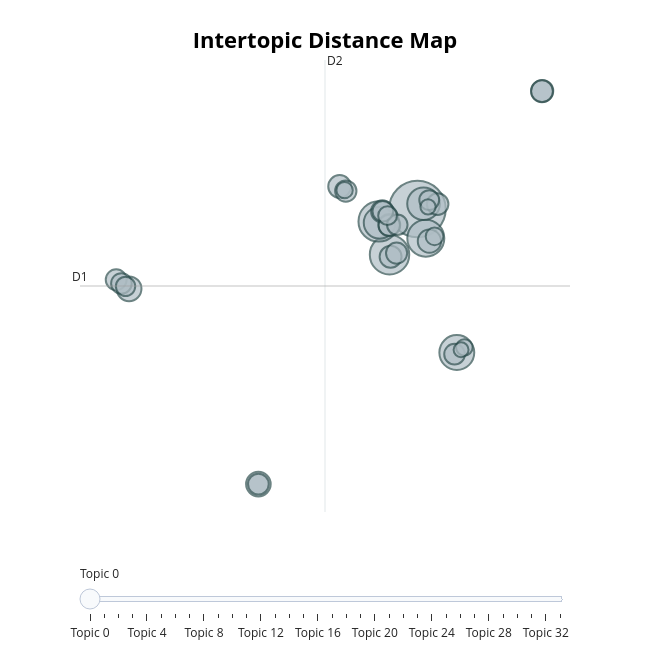

The notebook cell saved with this chart:
### Markdown cell above
Visualizations

### Code cell
topic_model.visualize_topics(custom_labels=True)

### Figure 1 — Plotly figure (JSON) as saved in the notebook; plotly's stock layout.template omitted (floating-point values rounded to 4 significant figures)
{"data": [{"customdata": [[0, "0_democracia_presídio_prisão", 844], [1, "1_sexual_educação_sexualidade", 410], [2, "2_social_afetar_depressão", 430], [3, "3_ciência_científico_vacinação", 361], [4, "4_racismo_negro_racial", 321], [5, "5_preconceito_racismo_discriminação", 281], [6, "6_arma_armamento_homicídio", 265], [7, "7_esporte_esportivo_esportista", 162], [8, "8_agrotóxico_agroquímico_pesticida", 160], [9, "9_automedicação_automedicar_medicação", 143], [10, "10_privatização_saneamento_privatizar", 137], [11, "11_amazônia_amazônico_desmatamento", 132], [12, "12_humanizado_parto_humanização", 127], [13, "13_educação_educacional_ensino", 127], [14, "14_autismo_autista_autisto", 123], [15, "15_pandemia_isolamento_coronavírus", 124], [16, "16_saúde_hospital_atender", 120], [17, "17_analfabetismo_alfabetização_alfabetizar", 118], [18, "18_influencer_influenciador_influencers", 121], [19, "19_reforma_educação_médio", 126], [20, "20_feminicídio_machismo_violência", 115], [21, "21_fome_pobreza_pobre", 113], [22, "22_fake_falso_news", 111], [23, "23_ambiental_impacto_poluição", 112], [24, "24_religioso_religião_intolerância", 104], [25, "25_feminismo_igualdade_equidade", 112], [26, "26_atleta_testosterona_atletismo", 99], [27, "27_indígena_indígeno_território", 112], [28, "28_suicídio_suicida_suicidar", 93], [29, "29_previdenciário_aposentadoria_previdência", 82], [30, "30_histórico_patrimônio_museu", 72], [31, "31_beleza_estética_estético", 70], [32, "32_cinema_cinematográfico_filme", 62], [33, "33_liberdade_livre_privacidade", 59]], "hovertemplate": "<b>Topic %{customdata[0]}</b><br>%{customdata[1]}<br>Size: %{customdata[2]}", "legendgroup": "", "marker": {"color": "#B0BEC5", "line": {"color": "DarkSlateGrey", "width": 2}, "size": [844, 410, 430, 361, 321, 281, 265, 162, 160, 143, 137, 132, 127, 127, 123, 124, 120, 118, 121, 126, 115, 113, 111, 112, 104, 112, 99, 112, 93, 82, 72, 70, 62, 59], "sizemode": "area", "sizeref": 0.5275, "symbol": "circle"}, "mode": "markers", "name": "", "orientation": "v", "showlegend": false, "type": "scatter", "x": [2.889, 1.545, 1.022, 3.291, 4.783, 3.182, 1.068, -10.99, -4.767, 3.465, -0.8562, 1.198, 1.596, 8.896, 3.86, 1.536, -0.5601, 1.884, 1.531, 8.88, -11.61, -4.767, 1.918, 1.223, 3.455, -11.36, -11.16, 4.673, 1.45, 3.711, 5.145, -0.6172, 3.398, 4.988], "xaxis": "x", "y": [6.107, 2.974, 5.26, 4.107, -3.737, 6.469, 5.162, 0.6361, -12.76, 3.906, 7.656, 5.947, 2.831, 14.2, 6.446, 5.019, 7.34, 3.084, 4.99, 14.19, 1.257, -12.76, 5.034, 5.96, 6.724, 1.005, 0.8055, -3.847, 5.656, 4.232, -3.388, 7.405, 6.259, -3.543], "yaxis": "y"}], "layout": {"annotations": [{"showarrow": false, "text": "D1", "x": -13.35, "y": 0.8284, "yshift": 10}, {"showarrow": false, "text": "D2", "x": -1.561, "xshift": 10, "y": 16.33}], "height": 650, "hoverlabel": {"bgcolor": "white", "font": {"family": "Rockwell", "size": 16}}, "legend": {"itemsizing": "constant", "tracegroupgap": 0}, "margin": {"t": 60}, "shapes": [{"line": {"color": "#CFD8DC", "width": 2}, "type": "line", "x0": -1.561, "x1": -1.561, "y0": -14.68, "y1": 16.33}, {"line": {"color": "#9E9E9E", "width": 2}, "type": "line", "x0": -13.35, "x1": 10.23, "y0": 0.8284, "y1": 0.8284}], "sliders": [{"active": 0, "pad": {"t": 50}, "steps": [{"args": [{"marker.color": [["red", "#B0BEC5", "#B0BEC5", "#B0BEC5", "#B0BEC5", "#B0BEC5", "#B0BEC5", "#B0BEC5", "#B0BEC5", "#B0BEC5", "#B0BEC5", "#B0BEC5", "#B0BEC5", "#B0BEC5", "#B0BEC5", "#B0BEC5", "#B0BEC5", "#B0BEC5", "#B0BEC5", "#B0BEC5", "#B0BEC5", "#B0BEC5", "#B0BEC5", "#B0BEC5", "#B0BEC5", "#B0BEC5", "#B0BEC5", "#B0BEC5", "#B0BEC5", "#B0BEC5", "#B0BEC5", "#B0BEC5", "#B0BEC5", "#B0BEC5"]]}], "label": "Topic 0", "method": "update"}, {"args": [{"marker.color": [["#B0BEC5", "red", "#B0BEC5", "#B0BEC5", "#B0BEC5", "#B0BEC5", "#B0BEC5", "#B0BEC5", "#B0BEC5", "#B0BEC5", "#B0BEC5", "#B0BEC5", "#B0BEC5", "#B0BEC5", "#B0BEC5", "#B0BEC5", "#B0BEC5", "#B0BEC5", "#B0BEC5", "#B0BEC5", "#B0BEC5", "#B0BEC5", "#B0BEC5", "#B0BEC5", "#B0BEC5", "#B0BEC5", "#B0BEC5", "#B0BEC5", "#B0BEC5", "#B0BEC5", "#B0BEC5", "#B0BEC5", "#B0BEC5", "#B0BEC5"]]}], "label": "Topic 1", "method": "update"}, {"args": [{"marker.color": [["#B0BEC5", "#B0BEC5", "red", "#B0BEC5", "#B0BEC5", "#B0BEC5", "#B0BEC5", "#B0BEC5", "#B0BEC5", "#B0BEC5", "#B0BEC5", "#B0BEC5", "#B0BEC5", "#B0BEC5", "#B0BEC5", "#B0BEC5", "#B0BEC5", "#B0BEC5", "#B0BEC5", "#B0BEC5", "#B0BEC5", "#B0BEC5", "#B0BEC5", "#B0BEC5", "#B0BEC5", "#B0BEC5", "#B0BEC5", "#B0BEC5", "#B0BEC5", "#B0BEC5", "#B0BEC5", "#B0BEC5", "#B0BEC5", "#B0BEC5"]]}], "label": "Topic 2", "method": "update"}, {"args": [{"marker.color": [["#B0BEC5", "#B0BEC5", "#B0BEC5", "red", "#B0BEC5", "#B0BEC5", "#B0BEC5", "#B0BEC5", "#B0BEC5", "#B0BEC5", "#B0BEC5", "#B0BEC5", "#B0BEC5", "#B0BEC5", "#B0BEC5", "#B0BEC5", "#B0BEC5", "#B0BEC5", "#B0BEC5", "#B0BEC5", "#B0BEC5", "#B0BEC5", "#B0BEC5", "#B0BEC5", "#B0BEC5", "#B0BEC5", "#B0BEC5", "#B0BEC5", "#B0BEC5", "#B0BEC5", "#B0BEC5", "#B0BEC5", "#B0BEC5", "#B0BEC5"]]}], "label": "Topic 3", "method": "update"}, {"args": [{"marker.color": [["#B0BEC5", "#B0BEC5", "#B0BEC5", "#B0BEC5", "red", "#B0BEC5", "#B0BEC5", "#B0BEC5", "#B0BEC5", "#B0BEC5", "#B0BEC5", "#B0BEC5", "#B0BEC5", "#B0BEC5", "#B0BEC5", "#B0BEC5", "#B0BEC5", "#B0BEC5", "#B0BEC5", "#B0BEC5", "#B0BEC5", "#B0BEC5", "#B0BEC5", "#B0BEC5", "#B0BEC5", "#B0BEC5", "#B0BEC5", "#B0BEC5", "#B0BEC5", "#B0BEC5", "#B0BEC5", "#B0BEC5", "#B0BEC5", "#B0BEC5"]]}], "label": "Topic 4", "method": "update"}, {"args": [{"marker.color": [["#B0BEC5", "#B0BEC5", "#B0BEC5", "#B0BEC5", "#B0BEC5", "red", "#B0BEC5", "#B0BEC5", "#B0BEC5", "#B0BEC5", "#B0BEC5", "#B0BEC5", "#B0BEC5", "#B0BEC5", "#B0BEC5", "#B0BEC5", "#B0BEC5", "#B0BEC5", "#B0BEC5", "#B0BEC5", "#B0BEC5", "#B0BEC5", "#B0BEC5", "#B0BEC5", "#B0BEC5", "#B0BEC5", "#B0BEC5", "#B0BEC5", "#B0BEC5", "#B0BEC5", "#B0BEC5", "#B0BEC5", "#B0BEC5", "#B0BEC5"]]}], "label": "Topic 5", "method": "update"}, {"args": [{"marker.color": [["#B0BEC5", "#B0BEC5", "#B0BEC5", "#B0BEC5", "#B0BEC5", "#B0BEC5", "red", "#B0BEC5", "#B0BEC5", "#B0BEC5", "#B0BEC5", "#B0BEC5", "#B0BEC5", "#B0BEC5", "#B0BEC5", "#B0BEC5", "#B0BEC5", "#B0BEC5", "#B0BEC5", "#B0BEC5", "#B0BEC5", "#B0BEC5", "#B0BEC5", "#B0BEC5", "#B0BEC5", "#B0BEC5", "#B0BEC5", "#B0BEC5", "#B0BEC5", "#B0BEC5", "#B0BEC5", "#B0BEC5", "#B0BEC5", "#B0BEC5"]]}], "label": "Topic 6", "method": "update"}, {"args": [{"marker.color": [["#B0BEC5", "#B0BEC5", "#B0BEC5", "#B0BEC5", "#B0BEC5", "#B0BEC5", "#B0BEC5", "red", "#B0BEC5", "#B0BEC5", "#B0BEC5", "#B0BEC5", "#B0BEC5", "#B0BEC5", "#B0BEC5", "#B0BEC5", "#B0BEC5", "#B0BEC5", "#B0BEC5", "#B0BEC5", "#B0BEC5", "#B0BEC5", "#B0BEC5", "#B0BEC5", "#B0BEC5", "#B0BEC5", "#B0BEC5", "#B0BEC5", "#B0BEC5", "#B0BEC5", "#B0BEC5", "#B0BEC5", "#B0BEC5", "#B0BEC5"]]}], "label": "Topic 7", "method": "update"}, {"args": [{"marker.color": [["#B0BEC5", "#B0BEC5", "#B0BEC5", "#B0BEC5", "#B0BEC5", "#B0BEC5", "#B0BEC5", "#B0BEC5", "red", "#B0BEC5", "#B0BEC5", "#B0BEC5", "#B0BEC5", "#B0BEC5", "#B0BEC5", "#B0BEC5", "#B0BEC5", "#B0BEC5", "#B0BEC5", "#B0BEC5", "#B0BEC5", "#B0BEC5", "#B0BEC5", "#B0BEC5", "#B0BEC5", "#B0BEC5", "#B0BEC5", "#B0BEC5", "#B0BEC5", "#B0BEC5", "#B0BEC5", "#B0BEC5", "#B0BEC5", "#B0BEC5"]]}], "label": "Topic 8", "method": "update"}, {"args": [{"marker.color": [["#B0BEC5", "#B0BEC5", "#B0BEC5", "#B0BEC5", "#B0BEC5", "#B0BEC5", "#B0BEC5", "#B0BEC5", "#B0BEC5", "red", "#B0BEC5", "#B0BEC5", "#B0BEC5", "#B0BEC5", "#B0BEC5", "#B0BEC5", "#B0BEC5", "#B0BEC5", "#B0BEC5", "#B0BEC5", "#B0BEC5", "#B0BEC5", "#B0BEC5", "#B0BEC5", "#B0BEC5", "#B0BEC5", "#B0BEC5", "#B0BEC5", "#B0BEC5", "#B0BEC5", "#B0BEC5", "#B0BEC5", "#B0BEC5", "#B0BEC5"]]}], "label": "Topic 9", "method": "update"}, {"args": [{"marker.color": [["#B0BEC5", "#B0BEC5", "#B0BEC5", "#B0BEC5", "#B0BEC5", "#B0BEC5", "#B0BEC5", "#B0BEC5", "#B0BEC5", "#B0BEC5", "red", "#B0BEC5", "#B0BEC5", "#B0BEC5", "#B0BEC5", "#B0BEC5", "#B0BEC5", "#B0BEC5", "#B0BEC5", "#B0BEC5", "#B0BEC5", "#B0BEC5", "#B0BEC5", "#B0BEC5", "#B0BEC5", "#B0BEC5", "#B0BEC5", "#B0BEC5", "#B0BEC5", "#B0BEC5", "#B0BEC5", "#B0BEC5", "#B0BEC5", "#B0BEC5"]]}], "label": "Topic 10", "method": "update"}, {"args": [{"marker.color": [["#B0BEC5", "#B0BEC5", "#B0BEC5", "#B0BEC5", "#B0BEC5", "#B0BEC5", "#B0BEC5", "#B0BEC5", "#B0BEC5", "#B0BEC5", "#B0BEC5", "red", "#B0BEC5", "#B0BEC5", "#B0BEC5", "#B0BEC5", "#B0BEC5", "#B0BEC5", "#B0BEC5", "#B0BEC5", "#B0BEC5", "#B0BEC5", "#B0BEC5", "#B0BEC5", "#B0BEC5", "#B0BEC5", "#B0BEC5", "#B0BEC5", "#B0BEC5", "#B0BEC5", "#B0BEC5", "#B0BEC5", "#B0BEC5", "#B0BEC5"]]}], "label": "Topic 11", "method": "update"}, {"args": [{"marker.color": [["#B0BEC5", "#B0BEC5", "#B0BEC5", "#B0BEC5", "#B0BEC5", "#B0BEC5", "#B0BEC5", "#B0BEC5", "#B0BEC5", "#B0BEC5", "#B0BEC5", "#B0BEC5", "red", "#B0BEC5", "#B0BEC5", "#B0BEC5", "#B0BEC5", "#B0BEC5", "#B0BEC5", "#B0BEC5", "#B0BEC5", "#B0BEC5", "#B0BEC5", "#B0BEC5", "#B0BEC5", "#B0BEC5", "#B0BEC5", "#B0BEC5", "#B0BEC5", "#B0BEC5", "#B0BEC5", "#B0BEC5", "#B0BEC5", "#B0BEC5"]]}], "label": "Topic 12", "method": "update"}, {"args": [{"marker.color": [["#B0BEC5", "#B0BEC5", "#B0BEC5", "#B0BEC5", "#B0BEC5", "#B0BEC5", "#B0BEC5", "#B0BEC5", "#B0BEC5", "#B0BEC5", "#B0BEC5", "#B0BEC5", "#B0BEC5", "red", "#B0BEC5", "#B0BEC5", "#B0BEC5", "#B0BEC5", "#B0BEC5", "#B0BEC5", "#B0BEC5", "#B0BEC5", "#B0BEC5", "#B0BEC5", "#B0BEC5", "#B0BEC5", "#B0BEC5", "#B0BEC5", "#B0BEC5", "#B0BEC5", "#B0BEC5", "#B0BEC5", "#B0BEC5", "#B0BEC5"]]}], "label": "Topic 13", "method": "update"}, {"args": [{"marker.color": [["#B0BEC5", "#B0BEC5", "#B0BEC5", "#B0BEC5", "#B0BEC5", "#B0BEC5", "#B0BEC5", "#B0BEC5", "#B0BEC5", "#B0BEC5", "#B0BEC5", "#B0BEC5", "#B0BEC5", "#B0BEC5", "red", "#B0BEC5", "#B0BEC5", "#B0BEC5", "#B0BEC5", "#B0BEC5", "#B0BEC5", "#B0BEC5", "#B0BEC5", "#B0BEC5", "#B0BEC5", "#B0BEC5", "#B0BEC5", "#B0BEC5", "#B0BEC5", "#B0BEC5", "#B0BEC5", "#B0BEC5", "#B0BEC5", "#B0BEC5"]]}], "label": "Topic 14", "method": "update"}, {"args": [{"marker.color": [["#B0BEC5", "#B0BEC5", "#B0BEC5", "#B0BEC5", "#B0BEC5", "#B0BEC5", "#B0BEC5", "#B0BEC5", "#B0BEC5", "#B0BEC5", "#B0BEC5", "#B0BEC5", "#B0BEC5", "#B0BEC5", "#B0BEC5", "red", "#B0BEC5", "#B0BEC5", "#B0BEC5", "#B0BEC5", "#B0BEC5", "#B0BEC5", "#B0BEC5", "#B0BEC5", "#B0BEC5", "#B0BEC5", "#B0BEC5", "#B0BEC5", "#B0BEC5", "#B0BEC5", "#B0BEC5", "#B0BEC5", "#B0BEC5", "#B0BEC5"]]}], "label": "Topic 15", "method": "update"}, {"args": [{"marker.color": [["#B0BEC5", "#B0BEC5", "#B0BEC5", "#B0BEC5", "#B0BEC5", "#B0BEC5", "#B0BEC5", "#B0BEC5", "#B0BEC5", "#B0BEC5", "#B0BEC5", "#B0BEC5", "#B0BEC5", "#B0BEC5", "#B0BEC5", "#B0BEC5", "red", "#B0BEC5", "#B0BEC5", "#B0BEC5", "#B0BEC5", "#B0BEC5", "#B0BEC5", "#B0BEC5", "#B0BEC5", "#B0BEC5", "#B0BEC5", "#B0BEC5", "#B0BEC5", "#B0BEC5", "#B0BEC5", "#B0BEC5", "#B0BEC5", "#B0BEC5"]]}], "label": "Topic 16", "method": "update"}, {"args": [{"marker.color": [["#B0BEC5", "#B0BEC5", "#B0BEC5", "#B0BEC5", "#B0BEC5", "#B0BEC5", "#B0BEC5", "#B0BEC5", "#B0BEC5", "#B0BEC5", "#B0BEC5", "#B0BEC5", "#B0BEC5", "#B0BEC5", "#B0BEC5", "#B0BEC5", "#B0BEC5", "red", "#B0BEC5", "#B0BEC5", "#B0BEC5", "#B0BEC5", "#B0BEC5", "#B0BEC5", "#B0BEC5", "#B0BEC5", "#B0BEC5", "#B0BEC5", "#B0BEC5", "#B0BEC5", "#B0BEC5", "#B0BEC5", "#B0BEC5", "#B0BEC5"]]}], "label": "Topic 17", "method": "update"}, {"args": [{"marker.color": [["#B0BEC5", "#B0BEC5", "#B0BEC5", "#B0BEC5", "#B0BEC5", "#B0BEC5", "#B0BEC5", "#B0BEC5", "#B0BEC5", "#B0BEC5", "#B0BEC5", "#B0BEC5", "#B0BEC5", "#B0BEC5", "#B0BEC5", "#B0BEC5", "#B0BEC5", "#B0BEC5", "red", "#B0BEC5", "#B0BEC5", "#B0BEC5", "#B0BEC5", "#B0BEC5", "#B0BEC5", "#B0BEC5", "#B0BEC5", "#B0BEC5", "#B0BEC5", "#B0BEC5", "#B0BEC5", "#B0BEC5", "#B0BEC5", "#B0BEC5"]]}], "label": "Topic 18", "method": "update"}, {"args": [{"marker.color": [["#B0BEC5", "#B0BEC5", "#B0BEC5", "#B0BEC5", "#B0BEC5", "#B0BEC5", "#B0BEC5", "#B0BEC5", "#B0BEC5", "#B0BEC5", "#B0BEC5", "#B0BEC5", "#B0BEC5", "#B0BEC5", "#B0BEC5", "#B0BEC5", "#B0BEC5", "#B0BEC5", "#B0BEC5", "red", "#B0BEC5", "#B0BEC5", "#B0BEC5", "#B0BEC5", "#B0BEC5", "#B0BEC5", "#B0BEC5", "#B0BEC5", "#B0BEC5", "#B0BEC5", "#B0BEC5", "#B0BEC5", "#B0BEC5", "#B0BEC5"]]}], "label": "Topic 19", "method": "update"}, {"args": [{"marker.color": [["#B0BEC5", "#B0BEC5", "#B0BEC5", "#B0BEC5", "#B0BEC5", "#B0BEC5", "#B0BEC5", "#B0BEC5", "#B0BEC5", "#B0BEC5", "#B0BEC5", "#B0BEC5", "#B0BEC5", "#B0BEC5", "#B0BEC5", "#B0BEC5", "#B0BEC5", "#B0BEC5", "#B0BEC5", "#B0BEC5", "red", "#B0BEC5", "#B0BEC5", "#B0BEC5", "#B0BEC5", "#B0BEC5", "#B0BEC5", "#B0BEC5", "#B0BEC5", "#B0BEC5", "#B0BEC5", "#B0BEC5", "#B0BEC5", "#B0BEC5"]]}], "label": "Topic 20", "method": "update"}, {"args": [{"marker.color": [["#B0BEC5", "#B0BEC5", "#B0BEC5", "#B0BEC5", "#B0BEC5", "#B0BEC5", "#B0BEC5", "#B0BEC5", "#B0BEC5", "#B0BEC5", "#B0BEC5", "#B0BEC5", "#B0BEC5", "#B0BEC5", "#B0BEC5", "#B0BEC5", "#B0BEC5", "#B0BEC5", "#B0BEC5", "#B0BEC5", "#B0BEC5", "red", "#B0BEC5", "#B0BEC5", "#B0BEC5", "#B0BEC5", "#B0BEC5", "#B0BEC5", "#B0BEC5", "#B0BEC5", "#B0BEC5", "#B0BEC5", "#B0BEC5", "#B0BEC5"]]}], "label": "Topic 21", "method": "update"}, {"args": [{"marker.color": [["#B0BEC5", "#B0BEC5", "#B0BEC5", "#B0BEC5", "#B0BEC5", "#B0BEC5", "#B0BEC5", "#B0BEC5", "#B0BEC5", "#B0BEC5", "#B0BEC5", "#B0BEC5", "#B0BEC5", "#B0BEC5", "#B0BEC5", "#B0BEC5", "#B0BEC5", "#B0BEC5", "#B0BEC5", "#B0BEC5", "#B0BEC5", "#B0BEC5", "red", "#B0BEC5", "#B0BEC5", "#B0BEC5", "#B0BEC5", "#B0BEC5", "#B0BEC5", "#B0BEC5", "#B0BEC5", "#B0BEC5", "#B0BEC5", "#B0BEC5"]]}], "label": "Topic 22", "method": "update"}, {"args": [{"marker.color": [["#B0BEC5", "#B0BEC5", "#B0BEC5", "#B0BEC5", "#B0BEC5", "#B0BEC5", "#B0BEC5", "#B0BEC5", "#B0BEC5", "#B0BEC5", "#B0BEC5", "#B0BEC5", "#B0BEC5", "#B0BEC5", "#B0BEC5", "#B0BEC5", "#B0BEC5", "#B0BEC5", "#B0BEC5", "#B0BEC5", "#B0BEC5", "#B0BEC5", "#B0BEC5", "red", "#B0BEC5", "#B0BEC5", "#B0BEC5", "#B0BEC5", "#B0BEC5", "#B0BEC5", "#B0BEC5", "#B0BEC5", "#B0BEC5", "#B0BEC5"]]}], "label": "Topic 23", "method": "update"}, {"args": [{"marker.color": [["#B0BEC5", "#B0BEC5", "#B0BEC5", "#B0BEC5", "#B0BEC5", "#B0BEC5", "#B0BEC5", "#B0BEC5", "#B0BEC5", "#B0BEC5", "#B0BEC5", "#B0BEC5", "#B0BEC5", "#B0BEC5", "#B0BEC5", "#B0BEC5", "#B0BEC5", "#B0BEC5", "#B0BEC5", "#B0BEC5", "#B0BEC5", "#B0BEC5", "#B0BEC5", "#B0BEC5", "red", "#B0BEC5", "#B0BEC5", "#B0BEC5", "#B0BEC5", "#B0BEC5", "#B0BEC5", "#B0BEC5", "#B0BEC5", "#B0BEC5"]]}], "label": "Topic 24", "method": "update"}, {"args": [{"marker.color": [["#B0BEC5", "#B0BEC5", "#B0BEC5", "#B0BEC5", "#B0BEC5", "#B0BEC5", "#B0BEC5", "#B0BEC5", "#B0BEC5", "#B0BEC5", "#B0BEC5", "#B0BEC5", "#B0BEC5", "#B0BEC5", "#B0BEC5", "#B0BEC5", "#B0BEC5", "#B0BEC5", "#B0BEC5", "#B0BEC5", "#B0BEC5", "#B0BEC5", "#B0BEC5", "#B0BEC5", "#B0BEC5", "red", "#B0BEC5", "#B0BEC5", "#B0BEC5", "#B0BEC5", "#B0BEC5", "#B0BEC5", "#B0BEC5", "#B0BEC5"]]}], "label": "Topic 25", "method": "update"}, {"args": [{"marker.color": [["#B0BEC5", "#B0BEC5", "#B0BEC5", "#B0BEC5", "#B0BEC5", "#B0BEC5", "#B0BEC5", "#B0BEC5", "#B0BEC5", "#B0BEC5", "#B0BEC5", "#B0BEC5", "#B0BEC5", "#B0BEC5", "#B0BEC5", "#B0BEC5", "#B0BEC5", "#B0BEC5", "#B0BEC5", "#B0BEC5", "#B0BEC5", "#B0BEC5", "#B0BEC5", "#B0BEC5", "#B0BEC5", "#B0BEC5", "red", "#B0BEC5", "#B0BEC5", "#B0BEC5", "#B0BEC5", "#B0BEC5", "#B0BEC5", "#B0BEC5"]]}], "label": "Topic 26", "method": "update"}, {"args": [{"marker.color": [["#B0BEC5", "#B0BEC5", "#B0BEC5", "#B0BEC5", "#B0BEC5", "#B0BEC5", "#B0BEC5", "#B0BEC5", "#B0BEC5", "#B0BEC5", "#B0BEC5", "#B0BEC5", "#B0BEC5", "#B0BEC5", "#B0BEC5", "#B0BEC5", "#B0BEC5", "#B0BEC5", "#B0BEC5", "#B0BEC5", "#B0BEC5", "#B0BEC5", "#B0BEC5", "#B0BEC5", "#B0BEC5", "#B0BEC5", "#B0BEC5", "red", "#B0BEC5", "#B0BEC5", "#B0BEC5", "#B0BEC5", "#B0BEC5", "#B0BEC5"]]}], "label": "Topic 27", "method": "update"}, {"args": [{"marker.color": [["#B0BEC5", "#B0BEC5", "#B0BEC5", "#B0BEC5", "#B0BEC5", "#B0BEC5", "#B0BEC5", "#B0BEC5", "#B0BEC5", "#B0BEC5", "#B0BEC5", "#B0BEC5", "#B0BEC5", "#B0BEC5", "#B0BEC5", "#B0BEC5", "#B0BEC5", "#B0BEC5", "#B0BEC5", "#B0BEC5", "#B0BEC5", "#B0BEC5", "#B0BEC5", "#B0BEC5", "#B0BEC5", "#B0BEC5", "#B0BEC5", "#B0BEC5", "red", "#B0BEC5", "#B0BEC5", "#B0BEC5", "#B0BEC5", "#B0BEC5"]]}], "label": "Topic 28", "method": "update"}, {"args": [{"marker.color": [["#B0BEC5", "#B0BEC5", "#B0BEC5", "#B0BEC5", "#B0BEC5", "#B0BEC5", "#B0BEC5", "#B0BEC5", "#B0BEC5", "#B0BEC5", "#B0BEC5", "#B0BEC5", "#B0BEC5", "#B0BEC5", "#B0BEC5", "#B0BEC5", "#B0BEC5", "#B0BEC5", "#B0BEC5", "#B0BEC5", "#B0BEC5", "#B0BEC5", "#B0BEC5", "#B0BEC5", "#B0BEC5", "#B0BEC5", "#B0BEC5", "#B0BEC5", "#B0BEC5", "red", "#B0BEC5", "#B0BEC5", "#B0BEC5", "#B0BEC5"]]}], "label": "Topic 29", "method": "update"}, {"args": [{"marker.color": [["#B0BEC5", "#B0BEC5", "#B0BEC5", "#B0BEC5", "#B0BEC5", "#B0BEC5", "#B0BEC5", "#B0BEC5", "#B0BEC5", "#B0BEC5", "#B0BEC5", "#B0BEC5", "#B0BEC5", "#B0BEC5", "#B0BEC5", "#B0BEC5", "#B0BEC5", "#B0BEC5", "#B0BEC5", "#B0BEC5", "#B0BEC5", "#B0BEC5", "#B0BEC5", "#B0BEC5", "#B0BEC5", "#B0BEC5", "#B0BEC5", "#B0BEC5", "#B0BEC5", "#B0BEC5", "red", "#B0BEC5", "#B0BEC5", "#B0BEC5"]]}], "label": "Topic 30", "method": "update"}, {"args": [{"marker.color": [["#B0BEC5", "#B0BEC5", "#B0BEC5", "#B0BEC5", "#B0BEC5", "#B0BEC5", "#B0BEC5", "#B0BEC5", "#B0BEC5", "#B0BEC5", "#B0BEC5", "#B0BEC5", "#B0BEC5", "#B0BEC5", "#B0BEC5", "#B0BEC5", "#B0BEC5", "#B0BEC5", "#B0BEC5", "#B0BEC5", "#B0BEC5", "#B0BEC5", "#B0BEC5", "#B0BEC5", "#B0BEC5", "#B0BEC5", "#B0BEC5", "#B0BEC5", "#B0BEC5", "#B0BEC5", "#B0BEC5", "red", "#B0BEC5", "#B0BEC5"]]}], "label": "Topic 31", "method": "update"}, {"args": [{"marker.color": [["#B0BEC5", "#B0BEC5", "#B0BEC5", "#B0BEC5", "#B0BEC5", "#B0BEC5", "#B0BEC5", "#B0BEC5", "#B0BEC5", "#B0BEC5", "#B0BEC5", "#B0BEC5", "#B0BEC5", "#B0BEC5", "#B0BEC5", "#B0BEC5", "#B0BEC5", "#B0BEC5", "#B0BEC5", "#B0BEC5", "#B0BEC5", "#B0BEC5", "#B0BEC5", "#B0BEC5", "#B0BEC5", "#B0BEC5", "#B0BEC5", "#B0BEC5", "#B0BEC5", "#B0BEC5", "#B0BEC5", "#B0BEC5", "red", "#B0BEC5"]]}], "label": "Topic 32", "method": "update"}, {"args": [{"marker.color": [["#B0BEC5", "#B0BEC5", "#B0BEC5", "#B0BEC5", "#B0BEC5", "#B0BEC5", "#B0BEC5", "#B0BEC5", "#B0BEC5", "#B0BEC5", "#B0BEC5", "#B0BEC5", "#B0BEC5", "#B0BEC5", "#B0BEC5", "#B0BEC5", "#B0BEC5", "#B0BEC5", "#B0BEC5", "#B0BEC5", "#B0BEC5", "#B0BEC5", "#B0BEC5", "#B0BEC5", "#B0BEC5", "#B0BEC5", "#B0BEC5", "#B0BEC5", "#B0BEC5", "#B0BEC5", "#B0BEC5", "#B0BEC5", "#B0BEC5", "red"]]}], "label": "Topic 33", "method": "update"}]}], "title": {"font": {"color": "Black", "size": 22}, "text": "<b>Intertopic Distance Map</b>", "x": 0.5, "xanchor": "center", "y": 0.95, "yanchor": "top"}, "width": 650, "xaxis": {"anchor": "y", "domain": [0, 1], "range": [-13.35, 10.23], "title": {"text": ""}, "visible": false}, "yaxis": {"anchor": "x", "domain": [0, 1], "range": [-14.68, 16.33], "title": {"text": ""}, "visible": false}}}
